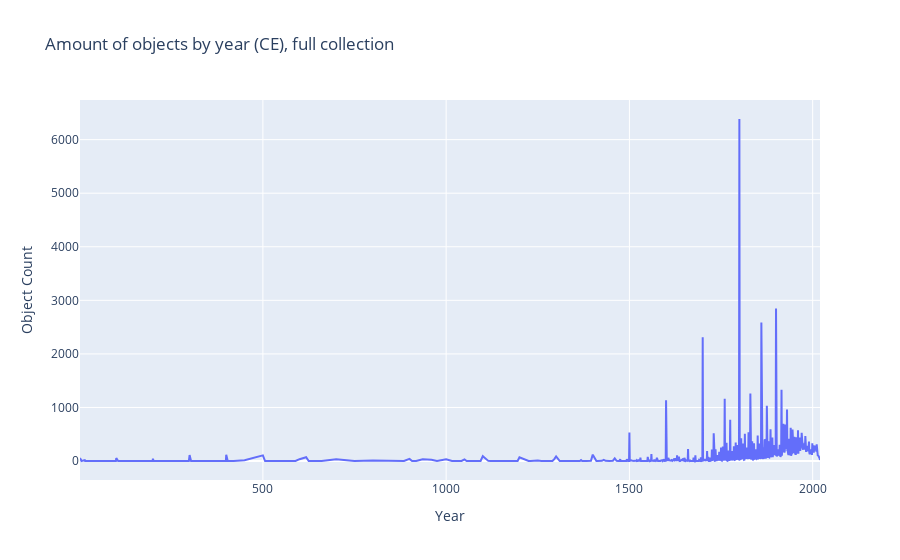

Here is the notebook cell this chart was saved with:
### Code cell
line_plot(full_ce_df, 'Amount of objects by year (CE), full collection')

### Figure 1 — Plotly figure (JSON) as saved in the notebook; plotly's stock layout.template omitted (floating-point values rounded to 4 significant figures; data arrays with more than 128 entries replaced by an {"elided": "..."} marker saying what was removed)
{"data": [{"hovertemplate": "Year=%{x}<br>Object Count=%{y}<extra></extra>", "legendgroup": "", "line": {"color": "#636efa", "dash": "solid"}, "mode": "lines", "name": "", "orientation": "v", "showlegend": false, "type": "scatter", "x": {"elided": "745 int values"}, "xaxis": "x", "y": {"elided": "745 int values"}, "yaxis": "y"}], "layout": {"legend": {"tracegroupgap": 0}, "title": {"text": "Amount of objects by year (CE), full collection"}, "xaxis": {"anchor": "y", "domain": [0, 1], "title": {"text": "Year"}}, "yaxis": {"anchor": "x", "domain": [0, 1], "title": {"text": "Object Count"}, "type": "linear"}}}
